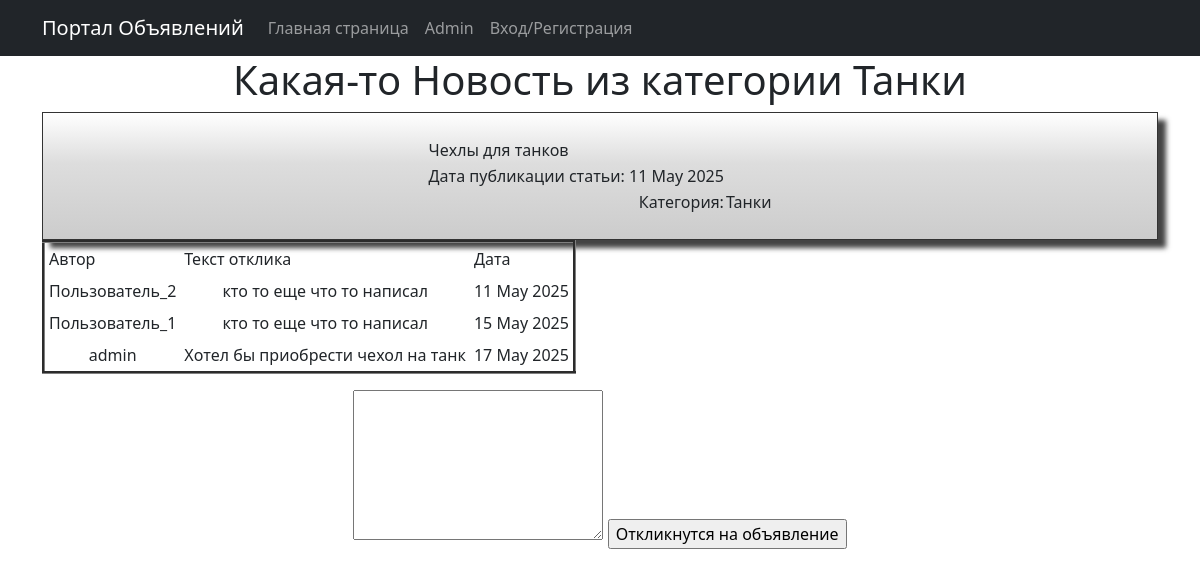
The page /1 on the database its author committed.
### advertisement/models.py (models this page shows, shortened)
class Advertisement(models.Model):
    user_id = models.ForeignKey(User, on_delete=models.CASCADE)
    title_ad = models.CharField(max_length=128)
    text_ad = CKEditor5Field()
    category = models.ForeignKey(Category, on_delete=models.CASCADE)
    date_time = models.DateTimeField(auto_now_add=True)

class Category(models.Model):
    name = models.CharField(max_length=64, unique=True)
    def __str__(self):
        return self.name

class Feedback(models.Model):
    ad_id = models.ForeignKey(Advertisement, on_delete=models.CASCADE)
    user_id = models.ForeignKey(User, on_delete=models.CASCADE)
    text_feedback = models.CharField(max_length = 255)
    feedback_received = models.BooleanField(default = False)
    date_time = models.DateTimeField(auto_now_add=True)

### advertisement/views.py (the view)
# urls.py: path('<int:pk>', AdDetail.as_view(), name='ad_detail'),
class AdDetail(DetailView):
    model = Advertisement
    template_name = 'advertisement/ad_detail.html'
    context_object_name = 'ad_detail'
    def get_context_data(self, **kwargs):
        ad = self.get_object()
        if ad.user_id == self.request.user:
            author_ad = True
        else:
            author_ad = False
        context = super().get_context_data(**kwargs)
        context['feedbacks'] = Feedback.objects.filter(ad_id=ad.pk)
        context['author_ad'] = author_ad
        context['not_author_ad'] = not author_ad
        return context

### templates/advertisement/ad_detail.html (shortened to what this page needs)
{% extends 'flatpages/default.html' %}
{% block content %}
<h1>{{ ad_detail.title_ad }}</h1>
        <div class="shadowbox">
                <table align="center">
                    <tr><td align="left">{{ ad_detail.text_ad | safe }}</td></tr>
                    <tr><td align="right"> Дата публикации статьи: {{ ad_detail.date_time | date:'d M Y' }}</td></tr>
                    <tr>
                        <td align="right"> Категория:</td>
                        <td> {{ ad_detail.category }} </td>
                    </tr>
                </table>
        </div>
<div>
        {% if feedbacks %}
            <table border="3" cellpadding="4" cellspacing="1">
                <tr>
                    <td align="left">Автор</td>
                    <td align="left">Текст отклика</td>
                    <td align="left">Дата</td>
                </tr>
                {% for feedback in feedbacks%}
                <tr>
                    <td>{{ feedback.user_id }}</td>
                    <td>{{ feedback.text_feedback }}</td>
                    <td>{{ feedback.date_time | date:'d M Y' }}</td>
                </tr>
                {% endfor %}
            </table>
        {% else %}
        <h4>Откликов нет!</h4>
        {% endif%}
</div>
<div>
    {% if not_author_ad %}
            <form action="{% url 'create_feedback' ad_detail.pk %}" method="post">
            <textarea name="text" style="width:250px;height:150px;"></textarea>
            <input type="submit" value="Откликнутся на объявление">
        </form>
    {% endif%}
</div>
{% endblock content %}

### templates/advertisement/ad_detail.html (style rules this page uses)
.shadowbox { width: 100%; margin: 0 auto; border: 1px solid #333; box-shadow: 8px 8px 5px #444; padding: 8px 12px; background-image: linear-gradient(180deg, #fff, #ddd 40%, #ccc); }

### rows shown on the page
Advertisement: title_ad "Какая-то Новость из категории Танки", text_ad "Чехлы для танков", date_time "11 May 2025", category "Танки"
Feedback: user_id "Пользователь_2", text_feedback "кто то еще что то написал", date_time "11 May 2025"
Feedback: user_id "Пользователь_1", text_feedback "кто то еще что то написал", date_time "15 May 2025"
Feedback: user_id "admin", text_feedback "Хотел бы приобрести чехол на танк", date_time "17 May 2025"
